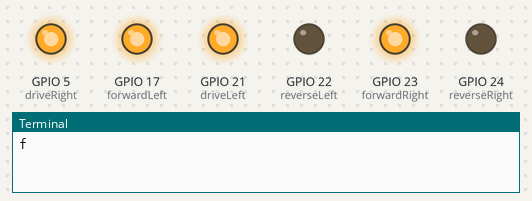
This program was run on a simulated Raspberry Pi (BCM pin numbers). Parts: output pins drawn as LEDs (lit = HIGH), the last lines printed to the terminal. At 9.0 s the program stops and its outputs stay as they are.

Above: at 0.1 s.
At 3.1 s:
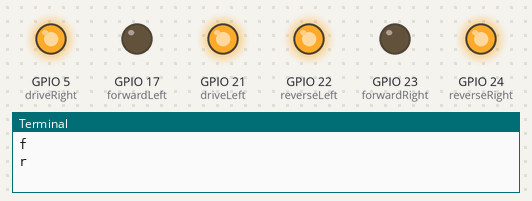
At 6.1 s:
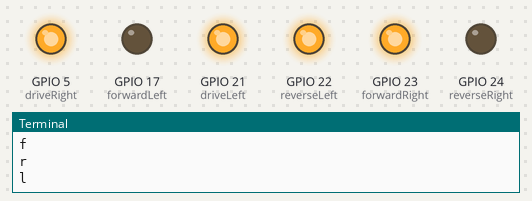
At 9.1 s:
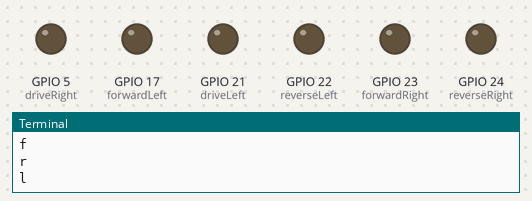
Timing chart, 0 to 10.5 s (numbered marks = the images above):
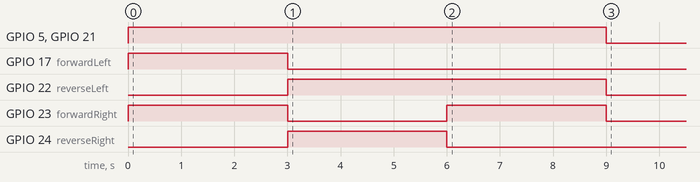

Measured:
- by itself, GPIO 5 (driveRight), GPIO 21 (driveLeft): LOW → HIGH at 0.00 s, → LOW 9.0 s later
- by itself, GPIO 17 (forwardLeft): LOW → HIGH at 0.00 s, → LOW 3.0 s later
- by itself, GPIO 22 (reverseLeft): LOW → HIGH at 3.0 s, → LOW 6.0 s later
- by itself, GPIO 23 (forwardRight): alternates HIGH for 3.0 s and LOW for 3.0 s
- by itself, GPIO 24 (reverseRight): LOW → HIGH at 3.0 s, → LOW 3.0 s later

The program:

pwm.py
```python
from gpiozero import PWMOutputDevice
from gpiozero import DigitalOutputDevice
from time import sleep
import RPi.GPIO as GPIO

PWM_DRIVE_LEFT = 21
FORWARD_LEFT_PIN = 17
REVERSE_LEFT_PIN = 22


PWM_DRIVE_RIGHT = 5
FORWARD_RIGHT_PIN = 23
REVERSE_RIGHT_PIN = 24

driveLeft = PWMOutputDevice(PWM_DRIVE_LEFT, True, 0, 1000)
driveRight = PWMOutputDevice(PWM_DRIVE_RIGHT, True, 0, 1000)

forwardLeft = PWMOutputDevice(FORWARD_LEFT_PIN)
reverseLeft = PWMOutputDevice(REVERSE_LEFT_PIN)
forwardRight = PWMOutputDevice(FORWARD_RIGHT_PIN)
reverseRight = PWMOutputDevice(REVERSE_RIGHT_PIN)

high = 0.4
medium = 0.4
low = 0.2

mod = 0.03

FRspeed = 1 #0.26 - mod
FRspeedL = 1 #0.27 - mod
Sspeed = 1 #0.53

def allStop():
        forwardLeft.value = False
        reverseLeft.value = False
        forwardRight.value = False
        reverseRight.value = False
        driveLeft.value = 0
        driveRight.value = 0
def forwardDrive():
        forwardLeft.value = True
        reverseLeft.value = False
        forwardRight.value = True
        reverseRight.value = False
        driveLeft.value = FRspeedL
        driveRight.value = FRspeed
def reverseDrive():
        forwardLeft.value = False
        reverseLeft.value = True
        forwardRight.value = False
        reverseRight.value = True
        driveLeft.value = FRspeed
        driveRight.value = FRspeed
def spinLeft():
        forwardLeft.value = False
        reverseLeft.value = True
        forwardRight.value = True
        reverseRight.value = False
        driveLeft.value = Sspeed
        driveRight.value = Sspeed
def spinRight():
        forwardLeft.value = True
        reverseLeft.value = False
        forwardRight.value = False
        reverseRight.value = True
        driveLeft.value = Sspeed
        driveRight.value = Sspeed
def forwardTurnLeft():
        forwardLeft.value = True
        reverseLeft.value = False
        forwardRight.value = True
        reverseRight.value = False
        driveLeft.value = 0
        driveRight.value = Sspeed
def forwardTurnRight():
        forwardLeft.value = True
        reverseLeft.value = False
        forwardRight.value = True
        reverseRight.value = False
        driveLeft.value = Sspeed
        driveRight.value = 0
def reverseTurnLeft():
        forwardLeft.value = False
        reverseLeft.value = True
        forwardRight.value = False
        reverseRight.value = True
        driveLeft.value = low
        driveRight.value = medium
def reverseTurnRight():
        forwardLeft.value = False
        reverseLeft.value = True
        forwardRight.value = False
        reverseRight.value = True
        driveLeft.value = medium
        driveRight.value = low

def main():
        print("f")
        forwardDrive()
        sleep(3)
        print("r")
        reverseDrive()
        sleep(3)
        print("l")
        spinLeft()
        sleep(3)
        allStop()

main()
```
